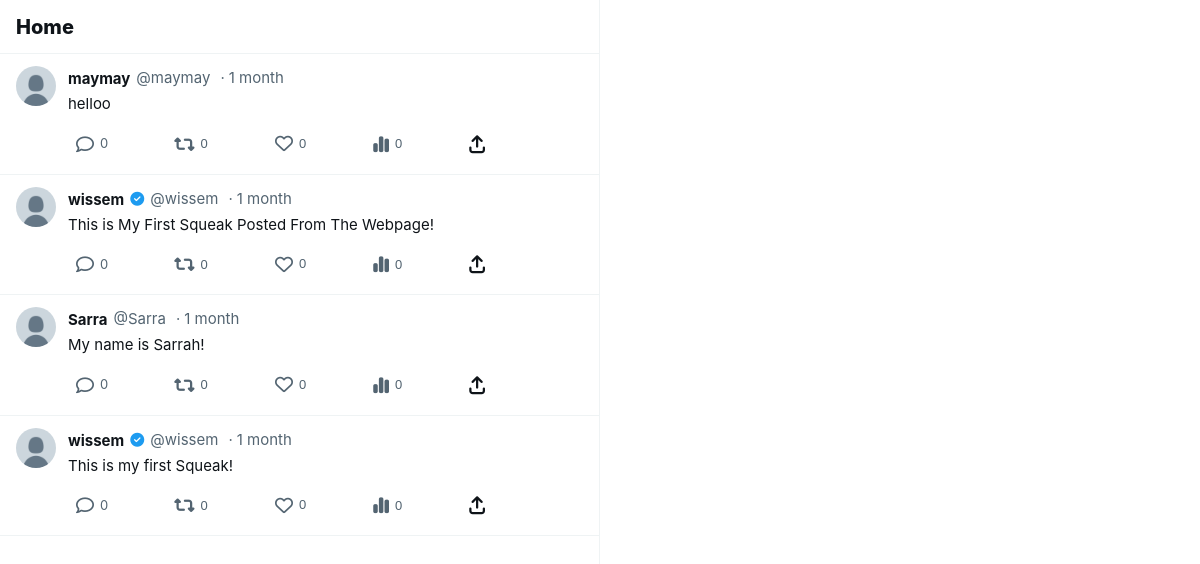
Page /home/ on the earlier database version.
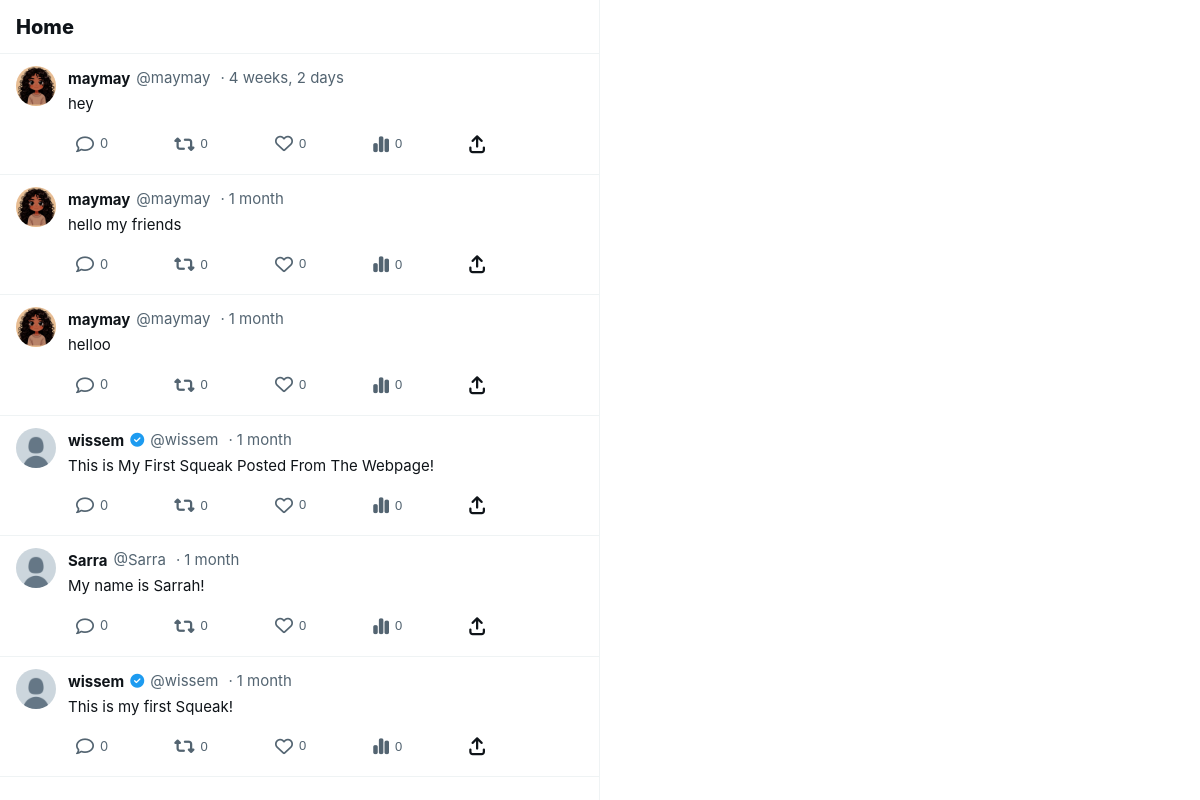
Same page on the later database version.
### musker/models.py (models this page shows, shortened)
class Meep(models.Model):
    user = models.ForeignKey(
        User, related_name="meeps",
        on_delete=models.DO_NOTHING
    )
    body = models.CharField(max_length=200)
    created_at = models.DateTimeField(auto_now_add=True)
    likes = models.ManyToManyField(User , related_name="meep_like" , blank=True)
    def number_of_likes(self):
        return self.likes.count()

class Profile(models.Model):
    user = models.OneToOneField(User, on_delete=models.CASCADE)
    follows = models.ManyToManyField(
        "self",
        related_name="followed_by",
        symmetrical=False,
        blank=True
    )
    profile_image = models.ImageField(
        upload_to='profile_images/',
        blank=True,
        null=True
    )
    cover_image = models.ImageField(
        upload_to='cover_images/',
        blank=True,
        null=True
    )
    bio = models.TextField(max_length=200, blank=True)
    location = models.CharField(max_length=100, blank=True)
    website = models.URLField(max_length=200, blank=True)
    date_modified = models.DateTimeField(auto_now=True)
    date_created = models.DateTimeField(auto_now_add=True, null=True, blank=True)

### musker/views.py (the view)
# urls.py: path('home/', views.home, name='home'),
def home(request):
    if request.user.is_authenticated:
        form = MeepForm(request.POST or None)
        if request.method == "POST":
            if form.is_valid():
                meep = form.save(commit=False)
                meep.user = request.user
                meep.save()
                messages.success(request, ("Your Squeak Has Been Posted"))
                return redirect('home')
        meeps = Meep.objects.all().order_by("-created_at")
        return render(request, 'home.html', {"meeps": meeps, "form": form})
    else:
        meeps = Meep.objects.all().order_by("-created_at")
        return render(request, 'home.html', {"meeps": meeps})

### musker/templates/home.html (shortened to what the changed rows need)
{% load static %}
<!DOCTYPE html>
<html lang="en">
<head>
    <link rel="stylesheet" href="https://cdnjs.cloudflare.com/ajax/libs/font-awesome/6.4.0/css/all.min.css">
    <link rel="stylesheet" href="{% static 'assets/css/profile.css' %}">
</head>
<body>
    <div class="main-container">
        <div class="main-content">
            {% if meeps %}
                {% for meep in meeps %}
                    <div class="post-card">
                        <div class="post-header">
                            <a href="{% url 'profile' meep.user.pk %}">
                                {% if meep.user.profile and meep.user.profile.profile_image %}
                                    <img src="{{ meep.user.profile.profile_image.url }}" alt="{{ meep.user.username }}" class="post-avatar">
                                {% else %}
                                    <img src="https://abs.twimg.com/sticky/default_profile_images/default_profile_400x400.png" alt="{{ meep.user.username }}" class="post-avatar">
                                {% endif %}
                            </a>
                            <div class="post-content">
                                <div class="post-user-info">
                                    <a href="{% url 'profile' meep.user.pk %}" style="text-decoration: none;">
                                        <span class="post-username">{{ meep.user.username }}</span>
                                    </a>
                                    {% if meep.user.is_staff %}
                                        <i class="fas fa-check-circle" style="color: var(--primary-color); font-size: 14px;"></i>
                                    {% endif %}
                                    <span class="post-handle">@{{ meep.user.username }}</span>
                                    <span class="post-date">{{ meep.created_at|timesince }}</span>
                                </div>
                                <div class="post-body">{{ meep.body }}</div>
                                <div class="post-actions">
                                    <a href="{% url 'meep_show' pk=meep.id %}" class="action-button" style="text-decoration: none;">
                                        <i class="far fa-comment"></i>
                                        <span>{{ meep.comments.count }}</span>
                                    </a>
                                    <button class="action-button">
                                        <i class="fas fa-retweet"></i>
                                        <span>0</span>
                                    </button>
                                    {% if user in meep.likes.all %}
                                        <form method="post" action="{% url 'meep_like' meep.id %}" style="display: inline;">
                                            {% csrf_token %}
                                            <button type="submit" class="action-button like liked">
                                                <i class="fas fa-heart"></i>
                                                <span>{{ meep.number_of_likes }}</span>
                                            </button>
                                        </form>
                                    {% else %}
                                        <form method="post" action="{% url 'meep_like' meep.id %}" style="display: inline;">
                                            <button type="submit" class="action-button like">
                                                <i class="far fa-heart"></i>
                                                <span>{{ meep.number_of_likes }}</span>
                                            </button>
                                        </form>
                                    {% endif %}
                                    <button class="action-button">
                                        <i class="fas fa-chart-simple"></i>
                                        <span>0</span>
                                    </button>
                                    <a href="{% url 'meep_show' pk=meep.id %}" class="action-button" style="text-decoration: none; color: inherit;">
                                        <i class="fas fa-arrow-up-from-bracket"></i>
                                    </a>
                                </div>
                            </div>
                        </div>
                    </div>
                {% endfor %}
            {% else %}
                <div class="empty-state">
                    <i class="far fa-comment"></i>
                    <h3>No posts yet</h3>
                    <p>When people post, they'll show up here.</p>
                </div>
            {% endif %}
        </div>
    </div>
</body>
</html>

Differences in the rows shown:
added Meep: user.profile.profile_image (picture), user.username "maymay", created_at "4 weeks, 2 days", body "hey", comments.count "0", number_of_likes "0"
added Meep: user.profile.profile_image (picture), user.username "maymay", created_at "1 month", body "hello my friends", comments.count "0", number_of_likes "0"
changed through a linked row, Meep "helloo": user.profile.profile_image: picture added in place of a placeholder
